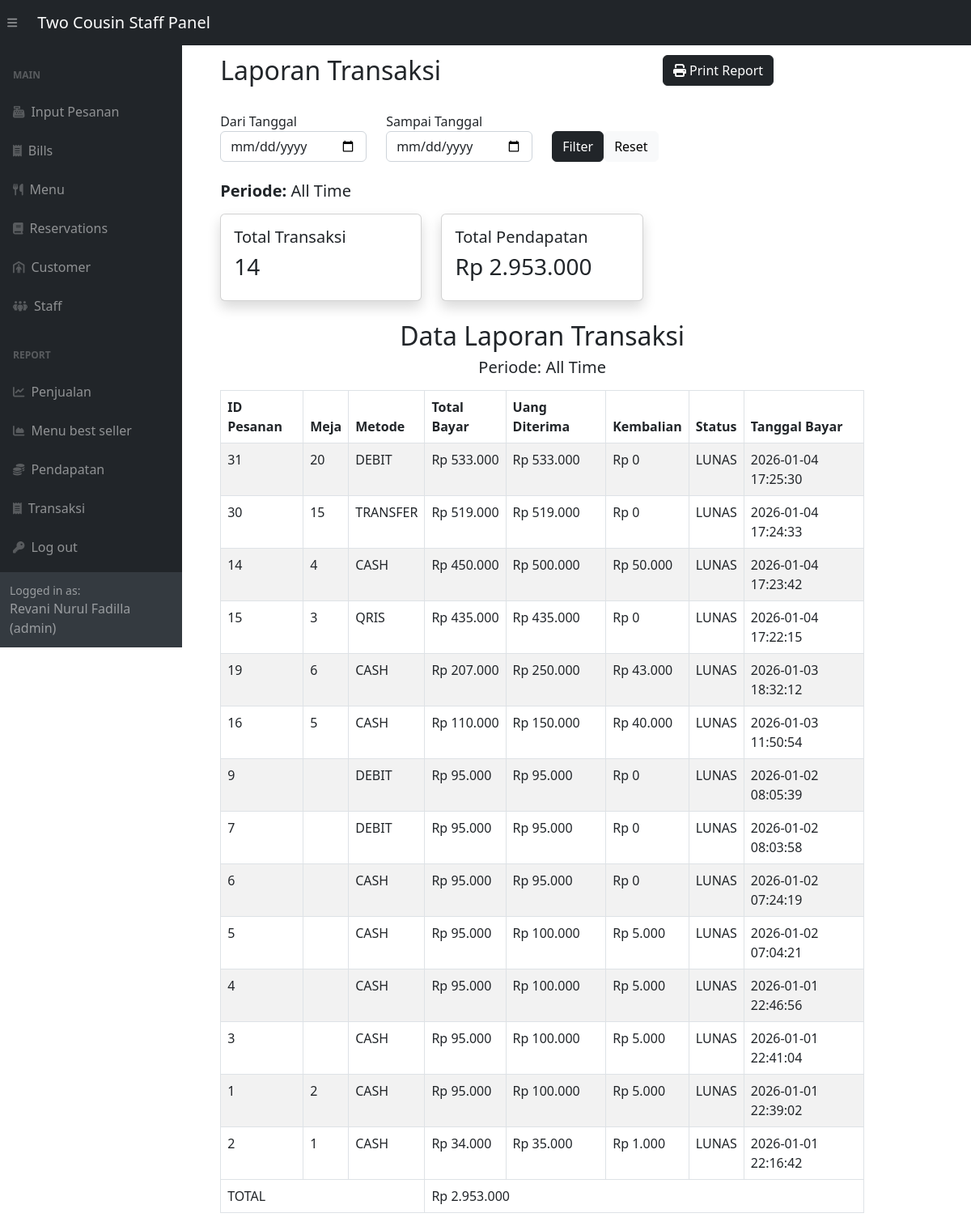
The page /adminSide/report/transaksi.php (signed in) on the database its author committed.
### tables this page shows
CREATE TABLE `pembayaran` (
  `id_pembayaran` int(11) NOT NULL,
  `id_pesanan` int(11) NOT NULL,
  `metode` enum('cash','qris','debit','transfer') NOT NULL,
  `total_bayar` decimal(12,2) NOT NULL,
  `uang_diterima` decimal(12,2) NOT NULL,
  `kembalian` decimal(12,2) NOT NULL,
  `status_bayar` enum('lunas','belum') DEFAULT 'lunas',
  `tanggal_bayar` datetime DEFAULT current_timestamp()
);

CREATE TABLE `pesanan` (
  `id_pesanan` int(11) NOT NULL,
  `id_meja` int(11) DEFAULT NULL,
  `id_kasir` int(11) DEFAULT NULL,
  `id_customer` int(11) DEFAULT NULL,
  `nama_customer` varchar(100) DEFAULT NULL,
  `tanggal_pesan` datetime DEFAULT current_timestamp(),
  `status_pesanan` enum('pending','diproses','selesai','reservasi','batal') DEFAULT 'pending',
  `total_harga` decimal(12,2) DEFAULT 0.00,
  `catatan` text DEFAULT NULL
);

### adminSide/report/transaksi.php (the view, shortened to what this page needs)
<?php
include '../inc/dashHeader.php';
require_once "../config.php";
?>
<div class="wrapper">
    <div class="container-fluid pt-5">
        <div class="row mb-4">
            <div class="col-md-8">
                <h2 class="pull-left">Laporan Transaksi</h2>
            </div>
            <div class="col-md-4 text-right no-print">
                <button onclick="window.print()" class="btn btn-dark">
                    <i class="fa fa-print"></i> Print Report
                </button>
            </div>
        </div>
        <form method="GET" class="mb-4 no-print">
            <div class="row">
                <div class="col-md-3">
                    <label>Dari Tanggal</label>
                    <input type="date" name="start_date" class="form-control"
                           value="<?= $_GET['start_date'] ?? '' ?>">
                </div>
                <div class="col-md-3">
                    <label>Sampai Tanggal</label>
                    <input type="date" name="end_date" class="form-control"
                           value="<?= $_GET['end_date'] ?? '' ?>">
                </div>
                <div class="col-md-3 d-flex align-items-end">
                    <button type="submit" class="btn btn-dark mr-2">Filter</button>
                    <a href="transaksi.php" class="btn btn-light">Reset</a>
                </div>
            </div>
        </form>
        <?php
        $whereDate = "";
        $periodeText = "All Time";
        $sql = "
            SELECT b.*, p.id_meja
            FROM pembayaran b
            JOIN pesanan p ON b.id_pesanan = p.id_pesanan
            WHERE b.status_bayar = 'lunas'
            $whereDate
            ORDER BY b.tanggal_bayar DESC
        ";
        $result = mysqli_query($link, $sql);
        $totalPendapatan = 0;
        $totalTransaksi = 0;
        $dataTransaksi = [];
        if ($result && mysqli_num_rows($result) > 0) {
            while ($row = mysqli_fetch_assoc($result)) {
                $totalTransaksi++;
                $totalPendapatan += $row['total_bayar'];
                $dataTransaksi[] = $row;
            }
        }
        ?>
        <div class="mb-3 no-print">
            <h5><b>Periode:</b> <?= $periodeText ?></h5>
        </div>
        <div class="row mb-4 no-print">
            <div class="col-md-4">
                <div class="card shadow p-3">
                    <h5>Total Transaksi</h5>
                    <h3><?= $totalTransaksi ?></h3>
                </div>
            </div>
            <div class="col-md-4">
                <div class="card shadow p-3">
                    <h5>Total Pendapatan</h5>
                    <h3>Rp <?= number_format($totalPendapatan,0,',','.') ?></h3>
                </div>
            </div>
        </div>
        <div id="printArea">
            <h2 class="text-center">Data Laporan Transaksi</h2>
            <h5 class="text-center">Periode: <?= $periodeText ?></h5>
            <table class="table table-bordered table-striped mt-3">
                <thead class="thead-dark">
                    <tr>
                        <th>ID Pesanan</th>
                        <th>Meja</th>
                        <th>Metode</th>
                        <th>Total Bayar</th>
                        <th>Uang Diterima</th>
                        <th>Kembalian</th>
                        <th>Status</th>
                        <th>Tanggal Bayar</th>
                    </tr>
                </thead>
                <tbody>
                    <?php if(count($dataTransaksi) > 0): ?>
                        <?php foreach($dataTransaksi as $row): ?>
                            <tr>
                                <td><?= $row['id_pesanan'] ?></td>
                                <td><?= $row['id_meja'] ?></td>
                                <td><?= strtoupper($row['metode']) ?></td>
                                <td>Rp <?= number_format($row['total_bayar'],0,',','.') ?></td>
                                <td>Rp <?= number_format($row['uang_diterima'],0,',','.') ?></td>
                                <td>Rp <?= number_format($row['kembalian'],0,',','.') ?></td>
                                <td><?= strtoupper($row['status_bayar']) ?></td>
                                <td><?= $row['tanggal_bayar'] ?></td>
                            </tr>
                        <?php endforeach; ?>
                    <?php endif; ?>
                </tbody>
                <tfoot>
                    <tr class="font-weight-bold">
                        <td colspan="3">TOTAL</td>
                        <td colspan="5">Rp <?= number_format($totalPendapatan,0,',','.') ?></td>
                    </tr>
                </tfoot>
            </table>
        </div>
    </div>
</div>
<?php include '../inc/dashFooter.php'; ?>

### adminSide/report/transaksi.php (style rules this page uses)
.wrapper { width: 85%; padding-left: 200px; padding-top: 20px; }

### rows shown on the page
pembayaran: id_pesanan "31", id_pesanan.id_meja "20", metode "DEBIT", total_bayar "533.000", uang_diterima "533.000", kembalian "0", status_bayar "LUNAS", tanggal_bayar "2026-01-04 17:25:30"
pembayaran: id_pesanan "30", id_pesanan.id_meja "15", metode "TRANSFER", total_bayar "519.000", uang_diterima "519.000", kembalian "0", status_bayar "LUNAS", tanggal_bayar "2026-01-04 17:24:33"
pembayaran: id_pesanan "14", id_pesanan.id_meja "4", metode "CASH", total_bayar "450.000", uang_diterima "500.000", kembalian "50.000", status_bayar "LUNAS", tanggal_bayar "2026-01-04 17:23:42"
pembayaran: id_pesanan "15", id_pesanan.id_meja "3", metode "QRIS", total_bayar "435.000", uang_diterima "435.000", kembalian "0", status_bayar "LUNAS", tanggal_bayar "2026-01-04 17:22:15"
pembayaran: id_pesanan "19", id_pesanan.id_meja "6", metode "CASH", total_bayar "207.000", uang_diterima "250.000", kembalian "43.000", status_bayar "LUNAS", tanggal_bayar "2026-01-03 18:32:12"
pembayaran: id_pesanan "16", id_pesanan.id_meja "5", metode "CASH", total_bayar "110.000", uang_diterima "150.000", kembalian "40.000", status_bayar "LUNAS", tanggal_bayar "2026-01-03 11:50:54"
pembayaran: id_pesanan "9", metode "DEBIT", total_bayar "95.000", uang_diterima "95.000", kembalian "0", status_bayar "LUNAS", tanggal_bayar "2026-01-02 08:05:39"
pembayaran: id_pesanan "7", metode "DEBIT", total_bayar "95.000", uang_diterima "95.000", kembalian "0", status_bayar "LUNAS", tanggal_bayar "2026-01-02 08:03:58"
pembayaran: id_pesanan "6", metode "CASH", total_bayar "95.000", uang_diterima "95.000", kembalian "0", status_bayar "LUNAS", tanggal_bayar "2026-01-02 07:24:19"
pembayaran: id_pesanan "5", metode "CASH", total_bayar "95.000", uang_diterima "100.000", kembalian "5.000", status_bayar "LUNAS", tanggal_bayar "2026-01-02 07:04:21"
pembayaran: id_pesanan "4", metode "CASH", total_bayar "95.000", uang_diterima "100.000", kembalian "5.000", status_bayar "LUNAS", tanggal_bayar "2026-01-01 22:46:56"
pembayaran: id_pesanan "3", metode "CASH", total_bayar "95.000", uang_diterima "100.000", kembalian "5.000", status_bayar "LUNAS", tanggal_bayar "2026-01-01 22:41:04"
pembayaran: id_pesanan "1", id_pesanan.id_meja "2", metode "CASH", total_bayar "95.000", uang_diterima "100.000", kembalian "5.000", status_bayar "LUNAS", tanggal_bayar "2026-01-01 22:39:02"
pembayaran: id_pesanan "2", id_pesanan.id_meja "1", metode "CASH", total_bayar "34.000", uang_diterima "35.000", kembalian "1.000", status_bayar "LUNAS", tanggal_bayar "2026-01-01 22:16:42"

### other values the page prints
$_SESSION["staff_name"] "Revani Nurul Fadilla"
$_SESSION["staff_role"] "admin"
$periodeText "All Time"
$totalTransaksi "14"
$totalPendapatan "2.953.000"
